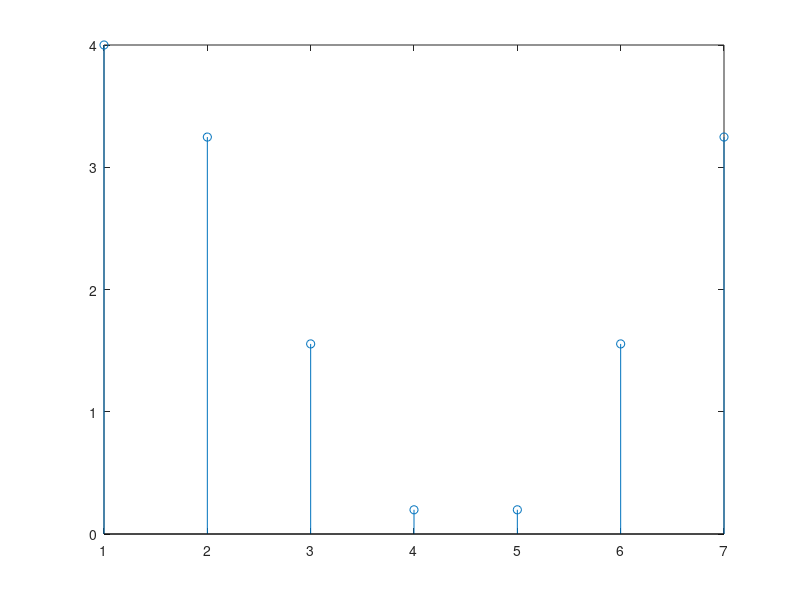

Write MATLAB code to recreate this figure.
function question2a
%UNTITLED Summary of this function goes here
%   Detailed explanation goes here
clear all
x1 = [2,1,0,0,0,0,1]
%n=7;  % make n = 16
fs = 1;
y=fft(x1);
nlen=length(y);
f=(0:1/nlen:1-1/nlen)*fs;  %fs is the sampling frequency
stem(abs(y));
end
% more noise in the fft output is introduced 
